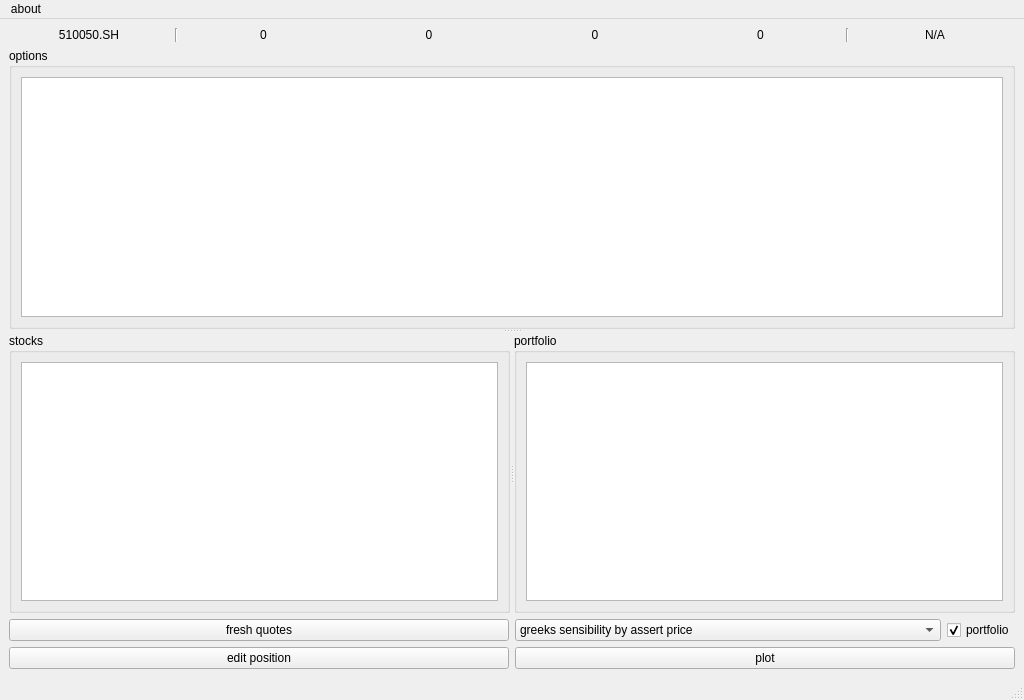
<?xml version="1.0" encoding="UTF-8"?>
<ui version="4.0">
 <class>MainWindow</class>
 <widget class="QMainWindow" name="MainWindow">
  <property name="geometry">
   <rect>
    <x>0</x>
    <y>0</y>
    <width>1024</width>
    <height>700</height>
   </rect>
  </property>
  <property name="windowTitle">
   <string>Option Calculator</string>
  </property>
  <widget class="QWidget" name="centralwidget">
   <layout class="QGridLayout" name="gridLayout_5">
    <item row="0" column="0">
     <layout class="QHBoxLayout" name="horizontalLayout">
      <item>
       <widget class="QLabel" name="etf_name_label">
        <property name="text">
         <string>510050.SH</string>
        </property>
        <property name="alignment">
         <set>Qt::AlignCenter</set>
        </property>
       </widget>
      </item>
      <item>
       <widget class="Line" name="line">
        <property name="orientation">
         <enum>Qt::Vertical</enum>
        </property>
       </widget>
      </item>
      <item>
       <widget class="QLabel" name="etf_openprice_label">
        <property name="text">
         <string>0</string>
        </property>
        <property name="alignment">
         <set>Qt::AlignCenter</set>
        </property>
       </widget>
      </item>
      <item>
       <widget class="QLabel" name="etf_highprice_label">
        <property name="text">
         <string>0</string>
        </property>
        <property name="alignment">
         <set>Qt::AlignCenter</set>
        </property>
       </widget>
      </item>
      <item>
       <widget class="QLabel" name="etf_lowprice_label">
        <property name="text">
         <string>0</string>
        </property>
        <property name="alignment">
         <set>Qt::AlignCenter</set>
        </property>
       </widget>
      </item>
      <item>
       <widget class="QLabel" name="etf_lastprice_label">
        <property name="text">
         <string>0</string>
        </property>
        <property name="alignment">
         <set>Qt::AlignCenter</set>
        </property>
       </widget>
      </item>
      <item>
       <widget class="Line" name="line_2">
        <property name="orientation">
         <enum>Qt::Vertical</enum>
        </property>
       </widget>
      </item>
      <item>
       <widget class="QLabel" name="update_time_label">
        <property name="text">
         <string>N/A</string>
        </property>
        <property name="alignment">
         <set>Qt::AlignCenter</set>
        </property>
       </widget>
      </item>
     </layout>
    </item>
    <item row="1" column="0">
     <widget class="QSplitter" name="splitter_2">
      <property name="orientation">
       <enum>Qt::Vertical</enum>
      </property>
      <widget class="QGroupBox" name="groupBox">
       <property name="title">
        <string>options</string>
       </property>
       <layout class="QGridLayout" name="gridLayout_2">
        <item row="0" column="0">
         <widget class="QTableView" name="position_vtable">
          <property name="frameShape">
           <enum>QFrame::StyledPanel</enum>
          </property>
          <property name="editTriggers">
           <set>QAbstractItemView::NoEditTriggers</set>
          </property>
          <property name="alternatingRowColors">
           <bool>true</bool>
          </property>
         </widget>
        </item>
       </layout>
      </widget>
      <widget class="QSplitter" name="splitter">
       <property name="orientation">
        <enum>Qt::Horizontal</enum>
       </property>
       <widget class="QGroupBox" name="groupBox_3">
        <property name="title">
         <string>stocks</string>
        </property>
        <layout class="QGridLayout" name="gridLayout_4">
         <item row="0" column="0">
          <widget class="QTableView" name="stock_position_vtable"/>
         </item>
        </layout>
        <zorder>stock_position_vtable</zorder>
        <zorder>stock_position_vtable</zorder>
        <zorder>stock_position_vtable</zorder>
       </widget>
       <widget class="QGroupBox" name="groupBox_2">
        <property name="title">
         <string>portfolio</string>
        </property>
        <layout class="QGridLayout" name="gridLayout_3">
         <item row="0" column="0">
          <widget class="QTableView" name="portfolio_vtable">
           <property name="editTriggers">
            <set>QAbstractItemView::NoEditTriggers</set>
           </property>
           <property name="alternatingRowColors">
            <bool>true</bool>
           </property>
          </widget>
         </item>
        </layout>
       </widget>
      </widget>
     </widget>
    </item>
    <item row="2" column="0">
     <layout class="QGridLayout" name="gridLayout">
      <item row="0" column="0">
       <widget class="QPushButton" name="fresh_quotes_button">
        <property name="text">
         <string>fresh quotes</string>
        </property>
       </widget>
      </item>
      <item row="0" column="1">
       <layout class="QHBoxLayout" name="horizontalLayout_2">
        <item>
         <widget class="QComboBox" name="greeks_x_axis_combobox">
          <property name="layoutDirection">
           <enum>Qt::LeftToRight</enum>
          </property>
          <property name="frame">
           <bool>true</bool>
          </property>
          <item>
           <property name="text">
            <string>greeks sensibility by assert price</string>
           </property>
          </item>
          <item>
           <property name="text">
            <string>greeks sensibility by volatility</string>
           </property>
          </item>
          <item>
           <property name="text">
            <string>greeks sensibility by time</string>
           </property>
          </item>
          <item>
           <property name="text">
            <string>exercise profit</string>
           </property>
          </item>
         </widget>
        </item>
        <item>
         <widget class="QCheckBox" name="portfolio_checkBox">
          <property name="sizePolicy">
           <sizepolicy hsizetype="Fixed" vsizetype="Fixed">
            <horstretch>0</horstretch>
            <verstretch>0</verstretch>
           </sizepolicy>
          </property>
          <property name="text">
           <string>portfolio</string>
          </property>
          <property name="checked">
           <bool>true</bool>
          </property>
         </widget>
        </item>
       </layout>
      </item>
      <item row="1" column="1">
       <widget class="QPushButton" name="plot_button">
        <property name="text">
         <string>plot</string>
        </property>
       </widget>
      </item>
      <item row="1" column="0">
       <widget class="QPushButton" name="edit_position_button">
        <property name="text">
         <string>edit position</string>
        </property>
       </widget>
      </item>
     </layout>
    </item>
   </layout>
  </widget>
  <widget class="QMenuBar" name="menubar">
   <property name="geometry">
    <rect>
     <x>0</x>
     <y>0</y>
     <width>1024</width>
     <height>26</height>
    </rect>
   </property>
   <widget class="QMenu" name="menuAbout">
    <property name="title">
     <string>about</string>
    </property>
    <addaction name="actionAbout"/>
   </widget>
   <addaction name="menuAbout"/>
  </widget>
  <widget class="QStatusBar" name="statusBar"/>
  <action name="actionAbout">
   <property name="text">
    <string>about</string>
   </property>
  </action>
 </widget>
 <resources/>
 <connections/>
</ui>
